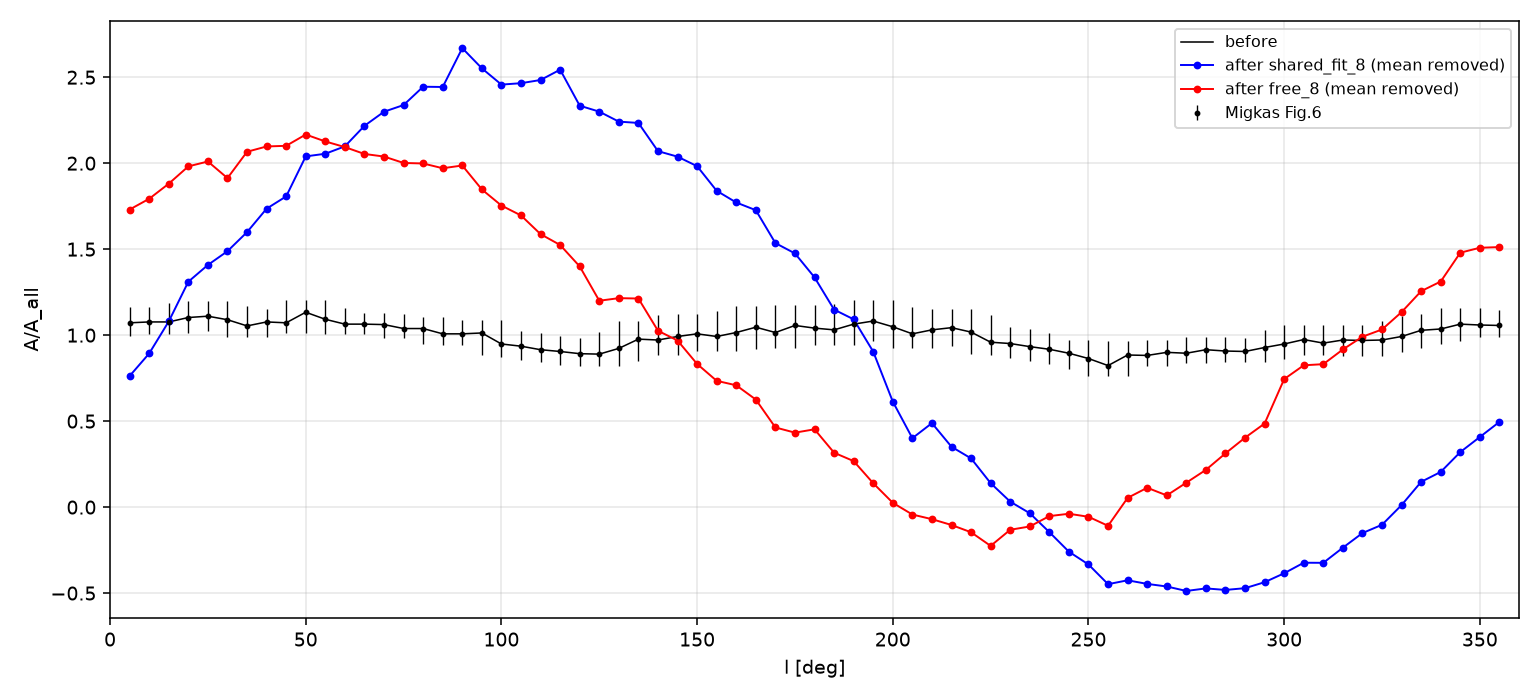

This chart was generated by the following Python code:
# A/A_all before/after adding strip-averaged ring delta, with Migkas data. From A_required_rings_results.json.
import numpy as np,matplotlib;matplotlib.use("Agg");import matplotlib.pyplot as plt
from A_required_rings_common import *
best=min([k for k in R if k.startswith("free")],key=lambda k:R[k]["resid"]);sh=min([k for k in R if k.startswith("shared_fit")],key=lambda k:R[k]["resid"])
plt.figure(figsize=(11,5));plt.errorbar(l,y,yerr=[elo,ehi],fmt="k.",ms=4,lw=.7,label="Migkas Fig.6");plt.plot(l,y,"k-",lw=.8,label="before")
for k,c in [(sh,"b"),(best,"r")]:D=St@sky(R[k]["rings"]);plt.plot(l,y+D-D.mean(),c+".-",lw=1,label=f"after {k} (mean removed)")
plt.xlabel("l [deg]");plt.ylabel("A/A_all");plt.xlim(0,360);plt.grid(alpha=.3);plt.legend(fontsize=8);plt.tight_layout();plt.savefig("A_required_rings_curve.png",dpi=140)
